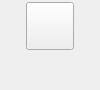
<?xml version="1.0" encoding="UTF-8"?>
<ui version="4.0">
 <class>WdgItemXvFunc</class>
 <widget class="QWidget" name="WdgItemXvFunc">
  <property name="geometry">
   <rect>
    <x>0</x>
    <y>0</y>
    <width>100</width>
    <height>90</height>
   </rect>
  </property>
  <property name="minimumSize">
   <size>
    <width>100</width>
    <height>90</height>
   </size>
  </property>
  <property name="maximumSize">
   <size>
    <width>100</width>
    <height>90</height>
   </size>
  </property>
  <property name="windowTitle">
   <string>参数设置</string>
  </property>
  <layout class="QVBoxLayout" name="verticalLayout">
   <property name="spacing">
    <number>2</number>
   </property>
   <property name="sizeConstraint">
    <enum>QLayout::SetDefaultConstraint</enum>
   </property>
   <property name="leftMargin">
    <number>1</number>
   </property>
   <property name="topMargin">
    <number>1</number>
   </property>
   <property name="rightMargin">
    <number>1</number>
   </property>
   <property name="bottomMargin">
    <number>1</number>
   </property>
   <item>
    <layout class="QHBoxLayout" name="horizontalLayout">
     <item>
      <widget class="XMatToolButton" name="btnXvFunc">
       <property name="minimumSize">
        <size>
         <width>48</width>
         <height>48</height>
        </size>
       </property>
       <property name="maximumSize">
        <size>
         <width>48</width>
         <height>48</height>
        </size>
       </property>
       <property name="text">
        <string/>
       </property>
      </widget>
     </item>
    </layout>
   </item>
   <item>
    <widget class="XMatLabel" name="lbXvFunc">
     <property name="maximumSize">
      <size>
       <width>16777215</width>
       <height>34</height>
      </size>
     </property>
     <property name="text">
      <string/>
     </property>
    </widget>
   </item>
  </layout>
 </widget>
 <customwidgets>
  <customwidget>
   <class>XMatToolButton</class>
   <extends>QToolButton</extends>
   <header>XMatToolButton.h</header>
  </customwidget>
  <customwidget>
   <class>XMatLabel</class>
   <extends>QLabel</extends>
   <header>XMatLabel.h</header>
  </customwidget>
 </customwidgets>
 <resources/>
 <connections/>
</ui>
